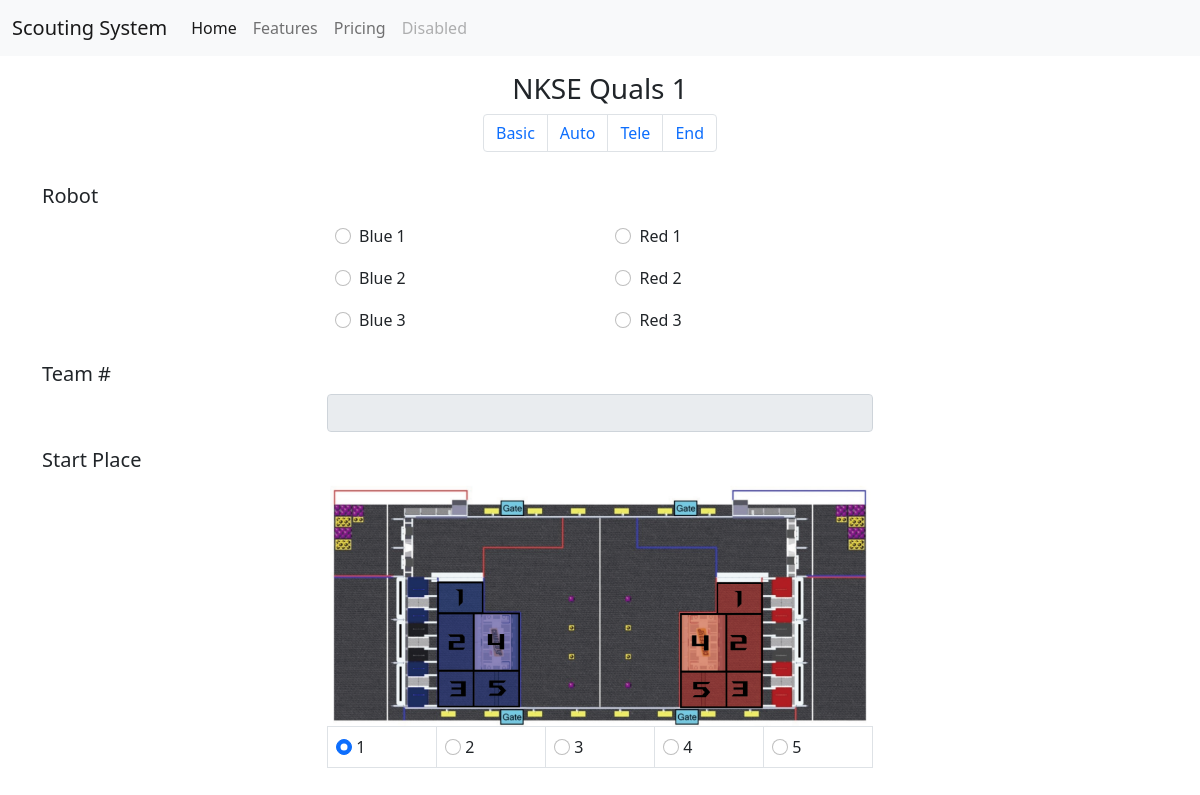
/data/NKSE/1/1/0/, run on the app's committed database.
### index/models.py (models this page shows, shortened)
class Match(models.Model):
    id = models.CharField(max_length=30, primary_key=True, unique=True)
    level = models.IntegerField(default=0)
    num = models.IntegerField(default=0)
    teams = models.TextField(default="")
    score_blue = models.IntegerField(default=0)
    score_red = models.IntegerField(default=0)
    event = models.ForeignKey(Event, on_delete=models.CASCADE)
    def level_as_str(self):
        if self.level == 0:
            return 'Pratice'
        elif self.level == 1:
            return 'Quals'
        elif self.level == 2:
            return 'PlayOff'
        else:
            return 'Other'

class Event(models.Model):
    id = models.CharField(max_length=5, primary_key=True, unique=True)
    name = models.CharField(max_length=63, default="")
    week = models.IntegerField(default=1)
    class Meta:
        ordering = ['week', 'id']

### index/views.py (the view, shortened to what this page needs)
# urls.py: path('data/<str:event>/<int:level>/<int:num>/<int:robot>/', RecordPage),
def RecordPage(request, event, level, num, robot):
    matchData = Match.objects.get(id=f'{event}_{level}_{num}')
    if robot == 0:
        return render(request, 'record.html', {
            'matchData': matchData,
        })
    scoreData = MatchData.objects.get(id=f'{event}_{level}_{num}_{robot}')
    return render(request, 'result.html', {
            'matchData': matchData,
            'scoreData': scoreData,
    })

### templates/record.html (shortened to what this page needs)
{% extends 'base.html' %}
{% load static %}
{% block nav %}{% include 'nav.html' %}{% endblock nav %}
{% block container %}
<header>
    <div class="container">
        <div class="row mt-3 text-center">
            <h3 id="title">{{matchData.event.id}} {{matchData.level_as_str}} {{matchData.num}}</h3>
        </div>
        <div class="row mb-3">
            <nav aria-label="Page navigation">
                <ul class="pagination justify-content-center">
                    <li class="page-item"><button type="button" onclick="changePage(this)" class="page-link">Basic</button></li>
                    <li class="page-item"><button type="button" onclick="changePage(this)" class="page-link">Auto</button></li>
                    <li class="page-item"><button type="button" onclick="changePage(this)" class="page-link">Tele</button></li>
                    <li class="page-item"><button type="button" onclick="changePage(this)" class="page-link">End</button></li>
                </ul>
            </nav>
        </div>
    </div>
</header>
<div class="container">
    <form action="./" method="post" onsubmit="return checkForm()">
        <div class="d-block" name="page" id="basic">
            <div class="row mb-1 justify-content-center">
                <h5 id="robotTitle">Robot</h5>
                <div class="col col-lg-6">
                    <table class="table table-borderless">
                        <tbody>
                            <tr>
                                <td>
                                    <div class="form-check">
                                        <input class="form-check-input" type="radio" name="robot" id="robot0" value="0" onclick="changeTeam(this)">
                                        <label class="form-check-label" for="robot0">Blue 1</label>
                                    </div>
                                </td>
                                <td>
                                    <div class="form-check">
                                        <input class="form-check-input" type="radio" name="robot" id="robot3" value="3" onclick="changeTeam(this)">
                                        <label class="form-check-label" for="robot3">Red 1</label>
                                    </div>
                                </td>
                            </tr>
                            <tr>
                                <td>
                                    <div class="form-check">
                                        <input class="form-check-input" type="radio" name="robot" id="robot1" value="1" onclick="changeTeam(this)">
                                        <label class="form-check-label" for="robot1">Blue 2</label>
                                    </div>
                                </td>
                                <td>
                                    <div class="form-check">
                                        <input class="form-check-input" type="radio" name="robot" id="robot4" value="4" onclick="changeTeam(this)">
                                        <label class="form-check-label" for="robot4">Red 2</label>
                                    </div>
                                </td>
                            </tr>
                            <tr>
                                <td>
                                    <div class="form-check">
                                        <input class="form-check-input" type="radio" name="robot" id="robot2" value="2" onclick="changeTeam(this)">
                                        <label class="form-check-label" for="robot2">Blue 3</label>
                                    </div>
                                </td>
                                <td>
                                    <div class="form-check">
                                        <input class="form-check-input" type="radio" name="robot" id="robot5" value="5" onclick="changeTeam(this)">
                                        <label class="form-check-label" for="robot5">Red 3</label>
                                    </div>
                                </td>
                            </tr>
                        </tbody>
                    </table>
                </div>
            </div>
            <div class="row mb-3 justify-content-center">
                <h5>Team #</h5>
                <div class="col col-lg-6">
                    <input type="number" class="form-control" value="" name="team1" id="team" disabled>
                </div>
            </div>
            <div class="row mb-3 justify-content-center">
                <h5>Start Place</h5>
                <div class="col-sm-12 col-lg-6">
                    <img src="{% static 'img/field.jpg' %}" class="img-fluid">
                    <table class="table table-bordered">
                        <tbody>
                            <tr>
                                {% for i in '12345'|make_list %}
                                <td>
                                    <input type="radio" class="form-check-input" name="start" value="{{i}}" {% if i == '1' %}checked{% endif %} id="start{{i}}">
                                    <label class="form-check-label" for="start{{i}}">{{i}}</label>
                                </td>
                                {% endfor %}
                            </tr>
                        </tbody>
                    </table>
                </div>
            </div>
        </div>
    </form>
</div>
{% endblock container %}

### data on the page
Match: event.id "NKSE", level_as_str "Quals", num "1"

### other printed values
{{ i }} "1" "2" "3" "4" "5"
